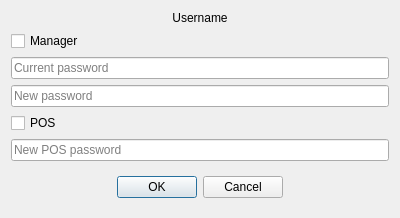
<?xml version="1.0" encoding="UTF-8"?>
<ui version="4.0">
 <class>DlgUserPasswords</class>
 <widget class="QDialog" name="DlgUserPasswords">
  <property name="geometry">
   <rect>
    <x>0</x>
    <y>0</y>
    <width>400</width>
    <height>204</height>
   </rect>
  </property>
  <property name="sizePolicy">
   <sizepolicy hsizetype="Minimum" vsizetype="Minimum">
    <horstretch>0</horstretch>
    <verstretch>0</verstretch>
   </sizepolicy>
  </property>
  <property name="windowTitle">
   <string>Change password</string>
  </property>
  <layout class="QVBoxLayout" name="verticalLayout">
   <item>
    <layout class="QGridLayout" name="gridLayout">
     <item row="5" column="0">
      <widget class="QLineEdit" name="lePos">
       <property name="echoMode">
        <enum>QLineEdit::Password</enum>
       </property>
       <property name="placeholderText">
        <string>New POS password</string>
       </property>
      </widget>
     </item>
     <item row="2" column="0">
      <widget class="QLineEdit" name="leOldPass">
       <property name="echoMode">
        <enum>QLineEdit::Password</enum>
       </property>
       <property name="placeholderText">
        <string>Current password</string>
       </property>
      </widget>
     </item>
     <item row="3" column="0">
      <widget class="QLineEdit" name="leNewPass">
       <property name="echoMode">
        <enum>QLineEdit::Password</enum>
       </property>
       <property name="placeholderText">
        <string>New password</string>
       </property>
      </widget>
     </item>
     <item row="4" column="0">
      <widget class="QCheckBox" name="chWaiter">
       <property name="text">
        <string>POS</string>
       </property>
      </widget>
     </item>
     <item row="1" column="0">
      <widget class="QCheckBox" name="chManager">
       <property name="text">
        <string>Manager</string>
       </property>
      </widget>
     </item>
     <item row="0" column="0">
      <widget class="QLabel" name="lbUsername">
       <property name="text">
        <string>Username</string>
       </property>
       <property name="alignment">
        <set>Qt::AlignCenter</set>
       </property>
      </widget>
     </item>
    </layout>
   </item>
   <item>
    <widget class="QWidget" name="widget" native="true">
     <layout class="QHBoxLayout" name="horizontalLayout">
      <item>
       <spacer name="horizontalSpacer">
        <property name="orientation">
         <enum>Qt::Horizontal</enum>
        </property>
        <property name="sizeHint" stdset="0">
         <size>
          <width>95</width>
          <height>20</height>
         </size>
        </property>
       </spacer>
      </item>
      <item>
       <widget class="QPushButton" name="btnOk">
        <property name="text">
         <string>OK</string>
        </property>
       </widget>
      </item>
      <item>
       <widget class="QPushButton" name="btnCancel">
        <property name="text">
         <string>Cancel</string>
        </property>
       </widget>
      </item>
      <item>
       <spacer name="horizontalSpacer_2">
        <property name="orientation">
         <enum>Qt::Horizontal</enum>
        </property>
        <property name="sizeHint" stdset="0">
         <size>
          <width>95</width>
          <height>20</height>
         </size>
        </property>
       </spacer>
      </item>
     </layout>
    </widget>
   </item>
  </layout>
 </widget>
 <tabstops>
  <tabstop>chManager</tabstop>
  <tabstop>leOldPass</tabstop>
  <tabstop>leNewPass</tabstop>
  <tabstop>chWaiter</tabstop>
  <tabstop>lePos</tabstop>
  <tabstop>btnOk</tabstop>
  <tabstop>btnCancel</tabstop>
 </tabstops>
 <resources/>
 <connections/>
</ui>
